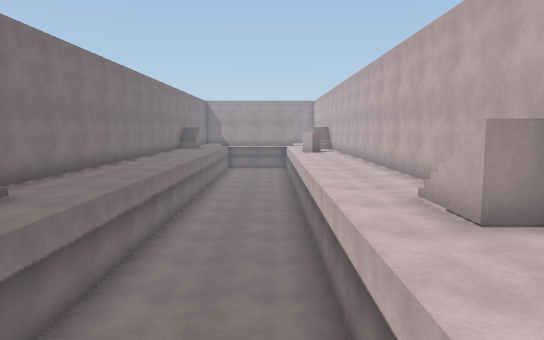
view 1 (above)

17 first-person views from a walk through a 3-D level made in the Unity game engine. The camera is 1.4 m above the floor, tilts 6° down and sees 70° across. The floor is counted in squares, 1.2 m on a side. Each view is taken from the middle of a square. On the plan, view 1 faces up. The plan holds only what a view shows up to about 15 squares ahead; the rest is blank. The player character is not drawn.

view 2
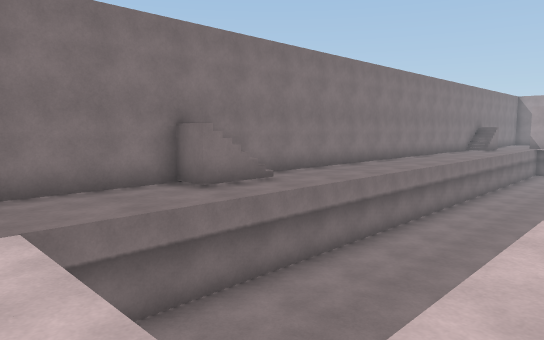

view 3
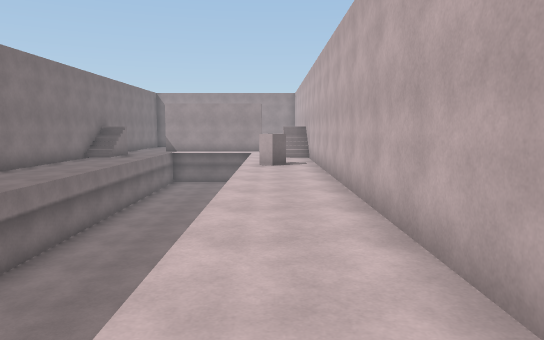

view 4
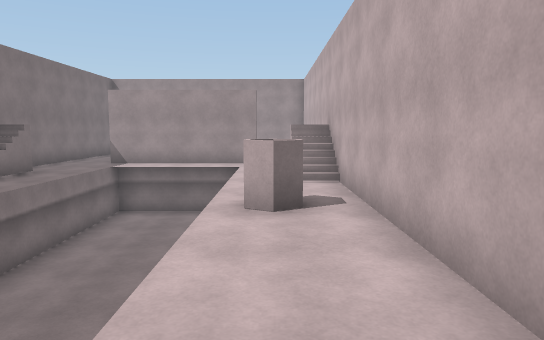

view 5
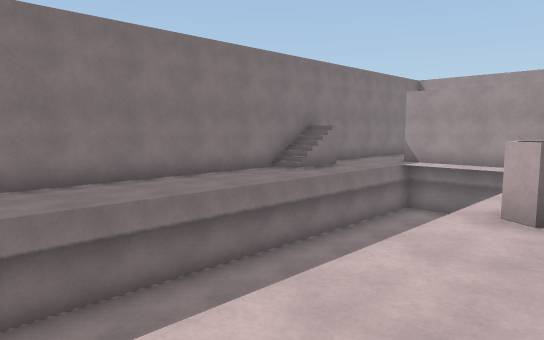

view 6
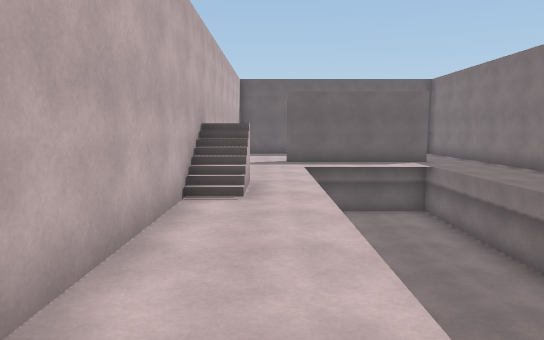

view 7
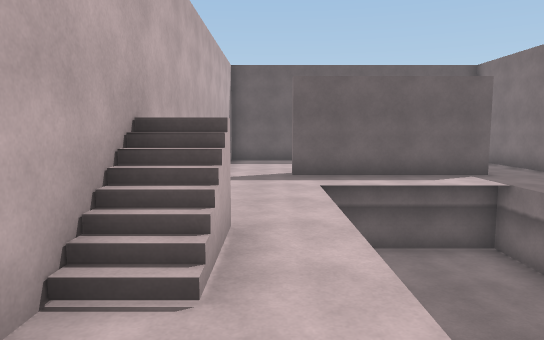

view 8
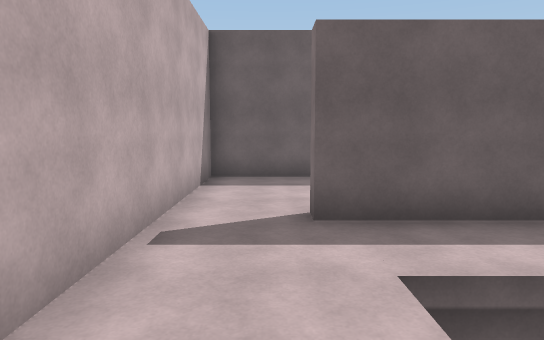

view 9
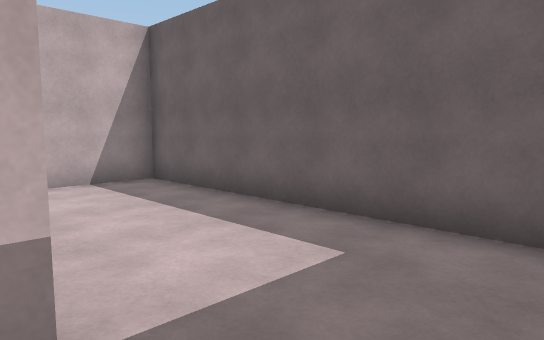

view 10
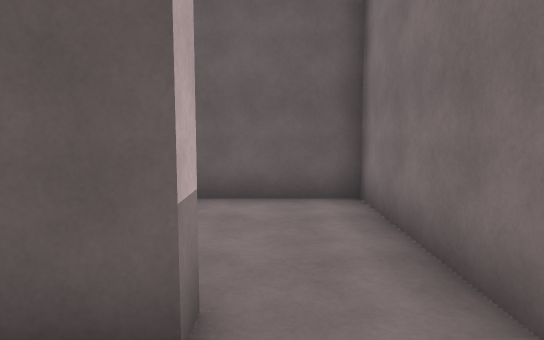

view 11
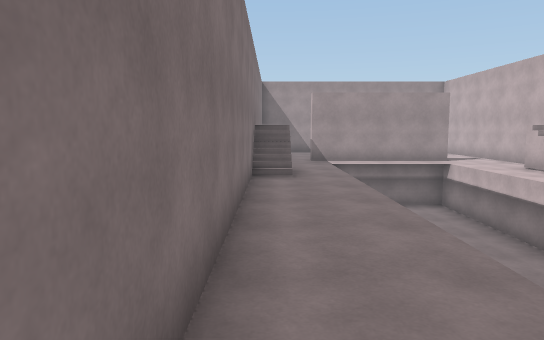

view 12
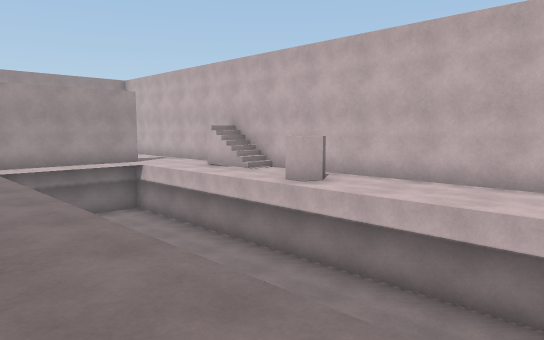

view 13
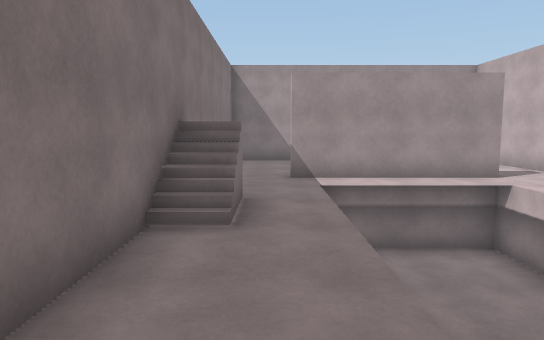

view 14
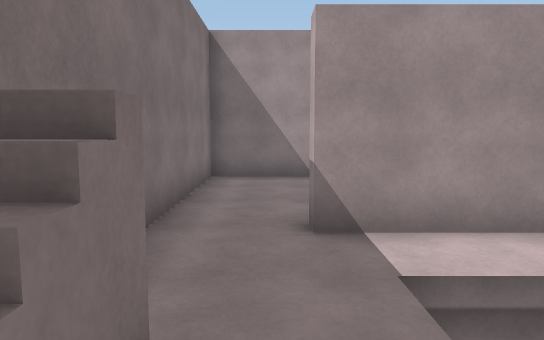

view 15
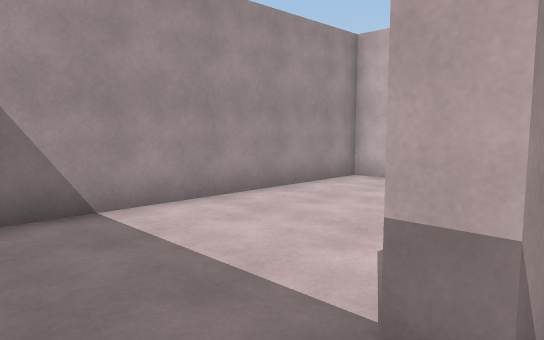

view 16
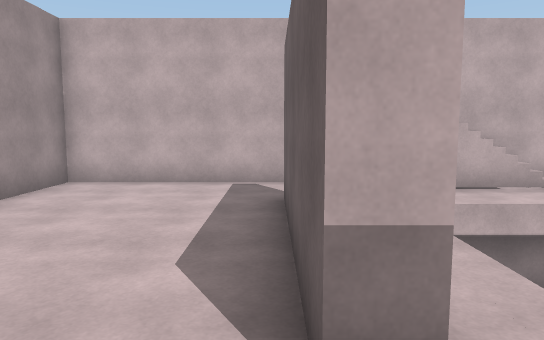

view 17
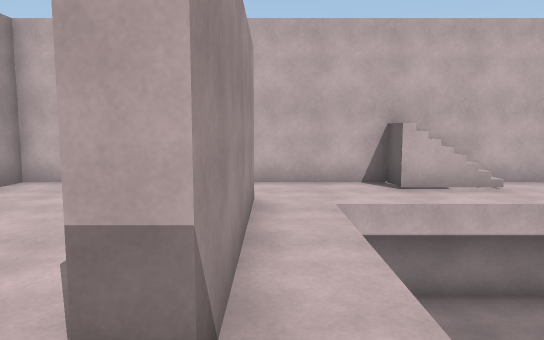

### Floor plan
Key: @ floor where view 1 was taken; # wall or solid block; . floor; / step, stairs or slope; = window, fence, low wall or low ledge; v drop or lower ground.
Columns run from 6 left of view 1 to 4 right of it. Each row starts with its distance up from view 1.
 33 ###########
 32 #.........#
 31 #.........#
 30 #.........#
 29 #.........#
 28 #..#####..#
 27 #.........#
 26 #..vvvvv..#
 25 #..vvvvv..#
 24 #/.vvvvv./#
 23 #/.vvvvv./#
 22 #..vvvvv..#
 21 #..vvvvv..#
 20 #..vvvvv=.#
 19 #..vvvvv..#
 18 #..vvvvv..#
 17 #..vvvvv..#
 16 #..vvvvv..#
 15 #..vvvvv..#
 14 #..vvvvv..#
 13 #..vvvvv..#
 12 #..vvvvv..#
 11 #..vvvvv..#
 10 #..vvvvv..#
  9 #..vvvvv..#
  8 #..vvvvv..#
  7 #..vvvvv..#
  6 #/.vvvvv./#
  5 #/.vvvvv./#
  4 #..vvvvv..#
  3 #..vvvvv..#
  2 #..vvvvv..#
  1 #..vvvv...#
  0 #.....@...#
 -1 #..#####..#
 -2 #.........#
 -3 #.........#
 -4 #.........#
 -5 #.........#
 -6 ###########

Positions as (right, up) in squares from view 1, and headings:
1: (0, 0), facing up
2: (2, 0), facing up-left
3: (2, 7), facing up
4: (2, 14), facing up
5: (3, 14), facing up-left
6: (2, 13), facing down
7: (2, 9), facing down
8: (2, 4), facing down
9: (-5, -1), facing down-right
10: (-4, 1), facing down
11: (-5, 13), facing up
12: (-5, 14), facing up-right
13: (-4, 18), facing up
14: (-4, 23), facing up
15: (-5, 27), facing up-right
16: (-5, 28), facing right
17: (-5, 27), facing right
